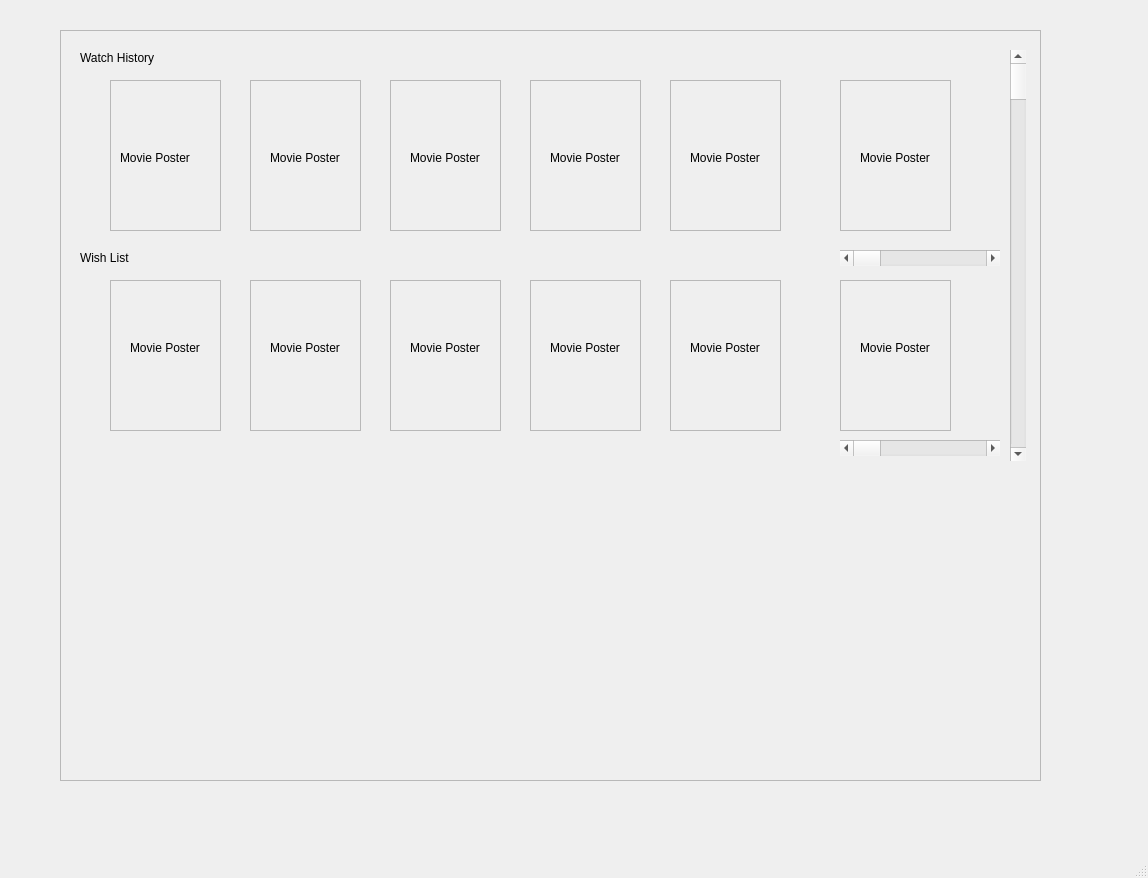
<?xml version="1.0" encoding="UTF-8"?>
<ui version="4.0">
 <class>MainWindow</class>
 <widget class="QMainWindow" name="MainWindow">
  <property name="geometry">
   <rect>
    <x>0</x>
    <y>0</y>
    <width>1148</width>
    <height>878</height>
   </rect>
  </property>
  <property name="windowTitle">
   <string>User Profile</string>
  </property>
  <widget class="QWidget" name="centralwidget">
   <widget class="QFrame" name="frame_3">
    <property name="geometry">
     <rect>
      <x>60</x>
      <y>30</y>
      <width>981</width>
      <height>751</height>
     </rect>
    </property>
    <property name="frameShape">
     <enum>QFrame::StyledPanel</enum>
    </property>
    <property name="frameShadow">
     <enum>QFrame::Raised</enum>
    </property>
    <widget class="QLabel" name="label_5">
     <property name="geometry">
      <rect>
       <x>20</x>
       <y>20</y>
       <width>101</width>
       <height>16</height>
      </rect>
     </property>
     <property name="text">
      <string>Watch History</string>
     </property>
    </widget>
    <widget class="QLabel" name="label_6">
     <property name="geometry">
      <rect>
       <x>20</x>
       <y>220</y>
       <width>55</width>
       <height>16</height>
      </rect>
     </property>
     <property name="text">
      <string>Wish List</string>
     </property>
    </widget>
    <widget class="QScrollBar" name="horizontalScrollBar">
     <property name="geometry">
      <rect>
       <x>780</x>
       <y>220</y>
       <width>160</width>
       <height>16</height>
      </rect>
     </property>
     <property name="orientation">
      <enum>Qt::Horizontal</enum>
     </property>
    </widget>
    <widget class="QScrollBar" name="horizontalScrollBar_2">
     <property name="geometry">
      <rect>
       <x>780</x>
       <y>410</y>
       <width>160</width>
       <height>16</height>
      </rect>
     </property>
     <property name="orientation">
      <enum>Qt::Horizontal</enum>
     </property>
    </widget>
    <widget class="QFrame" name="frame_4">
     <property name="geometry">
      <rect>
       <x>50</x>
       <y>50</y>
       <width>111</width>
       <height>151</height>
      </rect>
     </property>
     <property name="frameShape">
      <enum>QFrame::StyledPanel</enum>
     </property>
     <property name="frameShadow">
      <enum>QFrame::Raised</enum>
     </property>
     <widget class="QLabel" name="label_7">
      <property name="geometry">
       <rect>
        <x>10</x>
        <y>70</y>
        <width>81</width>
        <height>16</height>
       </rect>
      </property>
      <property name="text">
       <string>Movie Poster</string>
      </property>
     </widget>
    </widget>
    <widget class="QFrame" name="frame_5">
     <property name="geometry">
      <rect>
       <x>190</x>
       <y>50</y>
       <width>111</width>
       <height>151</height>
      </rect>
     </property>
     <property name="frameShape">
      <enum>QFrame::StyledPanel</enum>
     </property>
     <property name="frameShadow">
      <enum>QFrame::Raised</enum>
     </property>
     <widget class="QLabel" name="label_8">
      <property name="geometry">
       <rect>
        <x>20</x>
        <y>70</y>
        <width>81</width>
        <height>16</height>
       </rect>
      </property>
      <property name="text">
       <string>Movie Poster</string>
      </property>
     </widget>
    </widget>
    <widget class="QFrame" name="frame_6">
     <property name="geometry">
      <rect>
       <x>330</x>
       <y>50</y>
       <width>111</width>
       <height>151</height>
      </rect>
     </property>
     <property name="frameShape">
      <enum>QFrame::StyledPanel</enum>
     </property>
     <property name="frameShadow">
      <enum>QFrame::Raised</enum>
     </property>
     <widget class="QLabel" name="label_9">
      <property name="geometry">
       <rect>
        <x>20</x>
        <y>70</y>
        <width>81</width>
        <height>16</height>
       </rect>
      </property>
      <property name="text">
       <string>Movie Poster</string>
      </property>
     </widget>
    </widget>
    <widget class="QFrame" name="frame_7">
     <property name="geometry">
      <rect>
       <x>470</x>
       <y>50</y>
       <width>111</width>
       <height>151</height>
      </rect>
     </property>
     <property name="frameShape">
      <enum>QFrame::StyledPanel</enum>
     </property>
     <property name="frameShadow">
      <enum>QFrame::Raised</enum>
     </property>
     <widget class="QLabel" name="label_10">
      <property name="geometry">
       <rect>
        <x>20</x>
        <y>70</y>
        <width>81</width>
        <height>16</height>
       </rect>
      </property>
      <property name="text">
       <string>Movie Poster</string>
      </property>
     </widget>
    </widget>
    <widget class="QFrame" name="frame_8">
     <property name="geometry">
      <rect>
       <x>610</x>
       <y>50</y>
       <width>111</width>
       <height>151</height>
      </rect>
     </property>
     <property name="frameShape">
      <enum>QFrame::StyledPanel</enum>
     </property>
     <property name="frameShadow">
      <enum>QFrame::Raised</enum>
     </property>
     <widget class="QLabel" name="label_11">
      <property name="geometry">
       <rect>
        <x>20</x>
        <y>70</y>
        <width>81</width>
        <height>16</height>
       </rect>
      </property>
      <property name="text">
       <string>Movie Poster</string>
      </property>
     </widget>
    </widget>
    <widget class="QFrame" name="frame_9">
     <property name="geometry">
      <rect>
       <x>780</x>
       <y>50</y>
       <width>111</width>
       <height>151</height>
      </rect>
     </property>
     <property name="frameShape">
      <enum>QFrame::StyledPanel</enum>
     </property>
     <property name="frameShadow">
      <enum>QFrame::Raised</enum>
     </property>
     <widget class="QLabel" name="label_12">
      <property name="geometry">
       <rect>
        <x>20</x>
        <y>70</y>
        <width>81</width>
        <height>16</height>
       </rect>
      </property>
      <property name="text">
       <string>Movie Poster</string>
      </property>
     </widget>
    </widget>
    <widget class="QFrame" name="frame_10">
     <property name="geometry">
      <rect>
       <x>50</x>
       <y>250</y>
       <width>111</width>
       <height>151</height>
      </rect>
     </property>
     <property name="frameShape">
      <enum>QFrame::StyledPanel</enum>
     </property>
     <property name="frameShadow">
      <enum>QFrame::Raised</enum>
     </property>
     <widget class="QLabel" name="label_13">
      <property name="geometry">
       <rect>
        <x>20</x>
        <y>60</y>
        <width>81</width>
        <height>16</height>
       </rect>
      </property>
      <property name="text">
       <string>Movie Poster</string>
      </property>
     </widget>
    </widget>
    <widget class="QFrame" name="frame_11">
     <property name="geometry">
      <rect>
       <x>190</x>
       <y>250</y>
       <width>111</width>
       <height>151</height>
      </rect>
     </property>
     <property name="frameShape">
      <enum>QFrame::StyledPanel</enum>
     </property>
     <property name="frameShadow">
      <enum>QFrame::Raised</enum>
     </property>
     <widget class="QLabel" name="label_14">
      <property name="geometry">
       <rect>
        <x>20</x>
        <y>60</y>
        <width>81</width>
        <height>16</height>
       </rect>
      </property>
      <property name="text">
       <string>Movie Poster</string>
      </property>
     </widget>
    </widget>
    <widget class="QFrame" name="frame_12">
     <property name="geometry">
      <rect>
       <x>330</x>
       <y>250</y>
       <width>111</width>
       <height>151</height>
      </rect>
     </property>
     <property name="frameShape">
      <enum>QFrame::StyledPanel</enum>
     </property>
     <property name="frameShadow">
      <enum>QFrame::Raised</enum>
     </property>
     <widget class="QLabel" name="label_15">
      <property name="geometry">
       <rect>
        <x>20</x>
        <y>60</y>
        <width>81</width>
        <height>16</height>
       </rect>
      </property>
      <property name="text">
       <string>Movie Poster</string>
      </property>
     </widget>
    </widget>
    <widget class="QFrame" name="frame_13">
     <property name="geometry">
      <rect>
       <x>470</x>
       <y>250</y>
       <width>111</width>
       <height>151</height>
      </rect>
     </property>
     <property name="frameShape">
      <enum>QFrame::StyledPanel</enum>
     </property>
     <property name="frameShadow">
      <enum>QFrame::Raised</enum>
     </property>
     <widget class="QLabel" name="label_16">
      <property name="geometry">
       <rect>
        <x>20</x>
        <y>60</y>
        <width>81</width>
        <height>16</height>
       </rect>
      </property>
      <property name="text">
       <string>Movie Poster</string>
      </property>
     </widget>
    </widget>
    <widget class="QFrame" name="frame_14">
     <property name="geometry">
      <rect>
       <x>610</x>
       <y>250</y>
       <width>111</width>
       <height>151</height>
      </rect>
     </property>
     <property name="frameShape">
      <enum>QFrame::StyledPanel</enum>
     </property>
     <property name="frameShadow">
      <enum>QFrame::Raised</enum>
     </property>
     <widget class="QLabel" name="label_17">
      <property name="geometry">
       <rect>
        <x>20</x>
        <y>60</y>
        <width>81</width>
        <height>16</height>
       </rect>
      </property>
      <property name="text">
       <string>Movie Poster</string>
      </property>
     </widget>
    </widget>
    <widget class="QFrame" name="frame_15">
     <property name="geometry">
      <rect>
       <x>780</x>
       <y>250</y>
       <width>111</width>
       <height>151</height>
      </rect>
     </property>
     <property name="frameShape">
      <enum>QFrame::StyledPanel</enum>
     </property>
     <property name="frameShadow">
      <enum>QFrame::Raised</enum>
     </property>
     <widget class="QLabel" name="label_18">
      <property name="geometry">
       <rect>
        <x>20</x>
        <y>60</y>
        <width>81</width>
        <height>16</height>
       </rect>
      </property>
      <property name="text">
       <string>Movie Poster</string>
      </property>
     </widget>
    </widget>
    <widget class="QScrollBar" name="verticalScrollBar">
     <property name="geometry">
      <rect>
       <x>950</x>
       <y>20</y>
       <width>16</width>
       <height>411</height>
      </rect>
     </property>
     <property name="orientation">
      <enum>Qt::Vertical</enum>
     </property>
    </widget>
   </widget>
  </widget>
  <widget class="QMenuBar" name="menubar">
   <property name="geometry">
    <rect>
     <x>0</x>
     <y>0</y>
     <width>1148</width>
     <height>21</height>
    </rect>
   </property>
  </widget>
  <widget class="QStatusBar" name="statusbar"/>
 </widget>
 <resources/>
 <connections/>
</ui>
